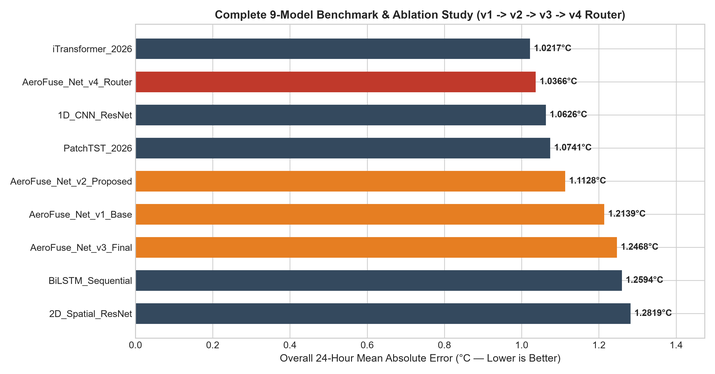
#> input picture results/figures/v4_router/fig4_ablation_progression_v4.png, 715 x 374 px, shrunk from 3150 x 1650 before the run
$ python bundle_for_chatgpt.py
#> lines starting #> are read from the running program, lines starting #| are printed output that depends on the picture
"""
AeroFuse-Weather-AI — One-Click 2-File Bundler for Free ChatGPT Upload Limits
Creates:
  1. results/v5_audit/CHATGPT_UPLOAD_1_ALL_TABLES.csv (All benchmark + v5.4 audit tables in 1 file)
  2. results/v5_audit/CHATGPT_UPLOAD_2_ALL_FIGURES.png (6-panel high-res master figure grid)
"""

import os
import glob
import pandas as pd
import matplotlib.pyplot as plt
import matplotlib.image as mpimg

PROJECT_ROOT = os.path.abspath(os.path.join(os.path.dirname(__file__), "..", ".."))
V5_DIR = os.path.join(PROJECT_ROOT, "results", "v5_audit")
os.makedirs(V5_DIR, exist_ok=True)

# 1. Combine all CSV tables from results/ and results/v5_audit/ into ONE master CSV file
csv_files = sorted(
    glob.glob(os.path.join(PROJECT_ROOT, "results", "*.csv")) +
    glob.glob(os.path.join(V5_DIR, "table*.csv"))
)

combined_lines = []
for fpath in csv_files:
    fname = os.path.basename(fpath)
    combined_lines.append(f"=== SECTION: {fname} ===\n")
    with open(fpath, "r", encoding="utf-8") as f:
        combined_lines.append(f.read().strip() + "\n\n")

master_csv_path = os.path.join(V5_DIR, "CHATGPT_UPLOAD_1_ALL_TABLES.csv")
with open(master_csv_path, "w", encoding="utf-8") as f:
    f.writelines(combined_lines)

print(f"[1/2] Created Master CSV Bundle ({len(csv_files)} tables merged): {master_csv_path}")

# 2. Stitch the 6 key figures into ONE single high-resolution 3x2 grid image
fig_candidates = [
    ("A. 9-Model Benchmark (v1-v4)", os.path.join(PROJECT_ROOT, "results", "figures", "v4_router", "fig4_ablation_progression_v4.png")),
    ("B. v5.4 Monotonic 7-Variant Ablation (3 Seeds)", os.path.join(PROJECT_ROOT, "results", "figures", "v5_audit", "fig2_v5_monotonic_ablation_rmse_vs_mae.png")),
    ("C. v5.4 Fixed Horizon CQR Coverage (80.08% PICP)", os.path.join(PROJECT_ROOT, "results", "figures", "v5_audit", "fig1_v5_fixed_cqr_horizon_coverage.png")),
    ("D. Patiala 8 Seasonal & Extreme Regimes", os.path.join(PROJECT_ROOT, "results", "figures", "reviewer_suite", "fig5_seasonal_regime_breakdown.png")),
    ("E. v4 2D-CNN Spatial Saliency (Shivalik Foothills)", os.path.join(PROJECT_ROOT, "results", "figures", "v4_router", "fig3_spatial_cnn_gradcam_v4.png")),
    ("F. 168h Stitched Probabilistic Rollout", os.path.join(PROJECT_ROOT, "results", "figures", "v4_router", "fig2_probabilistic_fan_chart_v4.png")),
]

fig, axes = plt.subplots(3, 2, figsize=(18, 16), dpi=220)
axes = axes.flatten()

for ax, (title, img_path) in zip(axes, fig_candidates):
    # Fallback search if extension is .jpg instead of .png
    if not os.path.exists(img_path):
        alt_path = os.path.splitext(img_path)[0] + ".jpg"
        if os.path.exists(alt_path):
            img_path = alt_path
    if os.path.exists(img_path):
        img = mpimg.imread(img_path)
#> img is the input picture: shape (374, 715, 4) float32; mean R, G, B, A 0.828, 0.782, 0.757, 1
        ax.imshow(img)
        ax.set_title(title, fontsize=12, fontweight="bold")
    else:
        ax.text(0.5, 0.5, f"Missing:\n{os.path.basename(img_path)}", ha="center", va="center")
    ax.axis("off")

plt.tight_layout()
master_img_path = os.path.join(V5_DIR, "CHATGPT_UPLOAD_2_ALL_FIGURES.png")
plt.savefig(master_img_path, bbox_inches="tight")
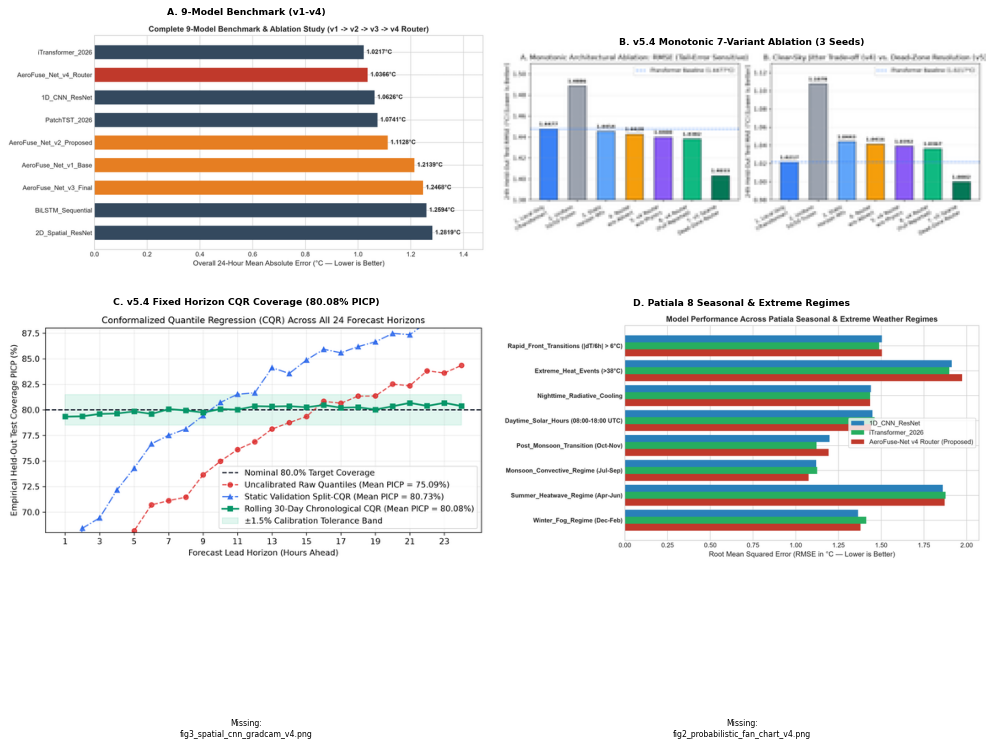
#> figure drawn by matplotlib, 4 panels
plt.close()
print(f"[2/2] Created Master Figure Grid: {master_img_path}")
